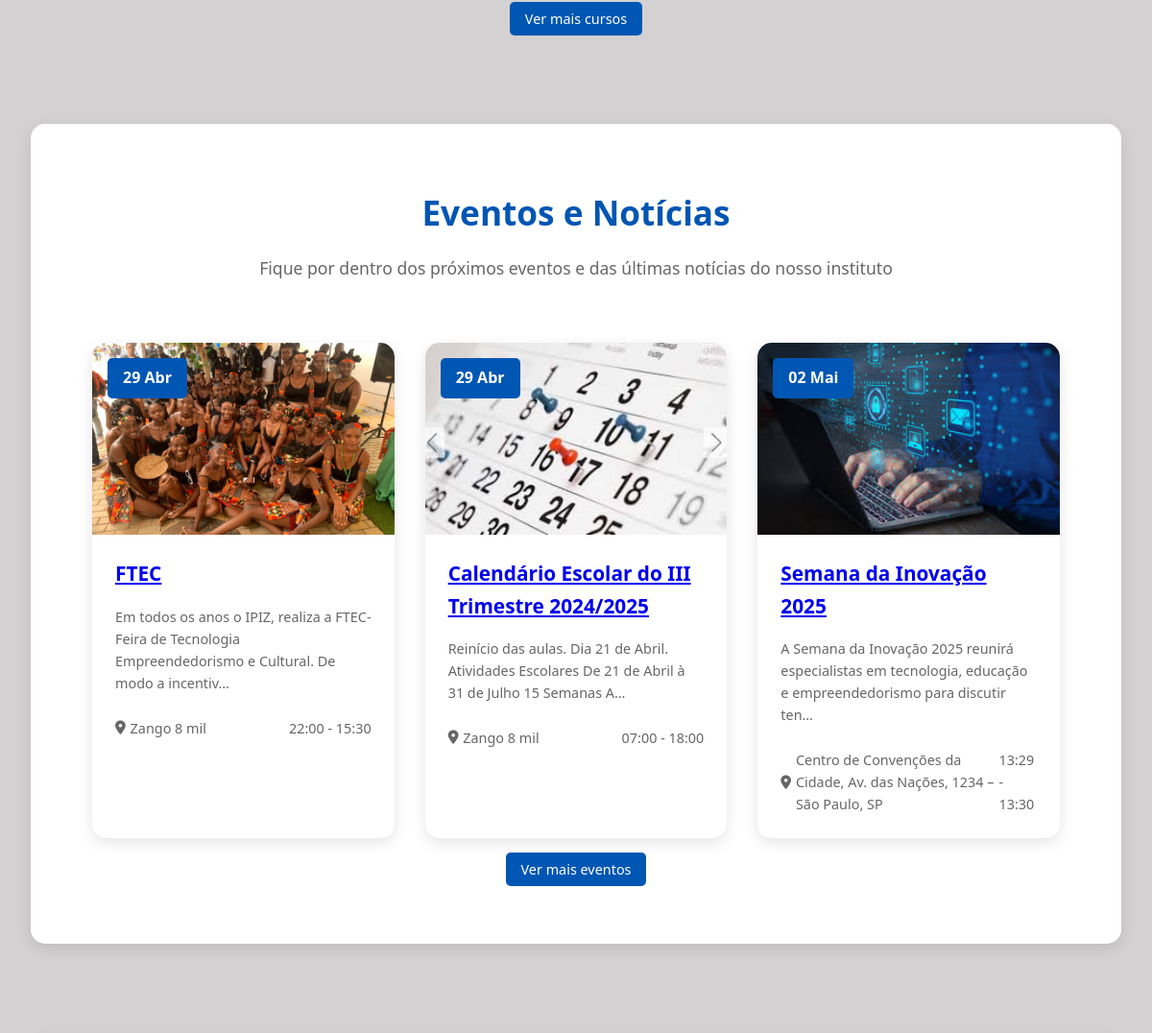
Before: /auth/eventos/ (middle part) with the older database file.
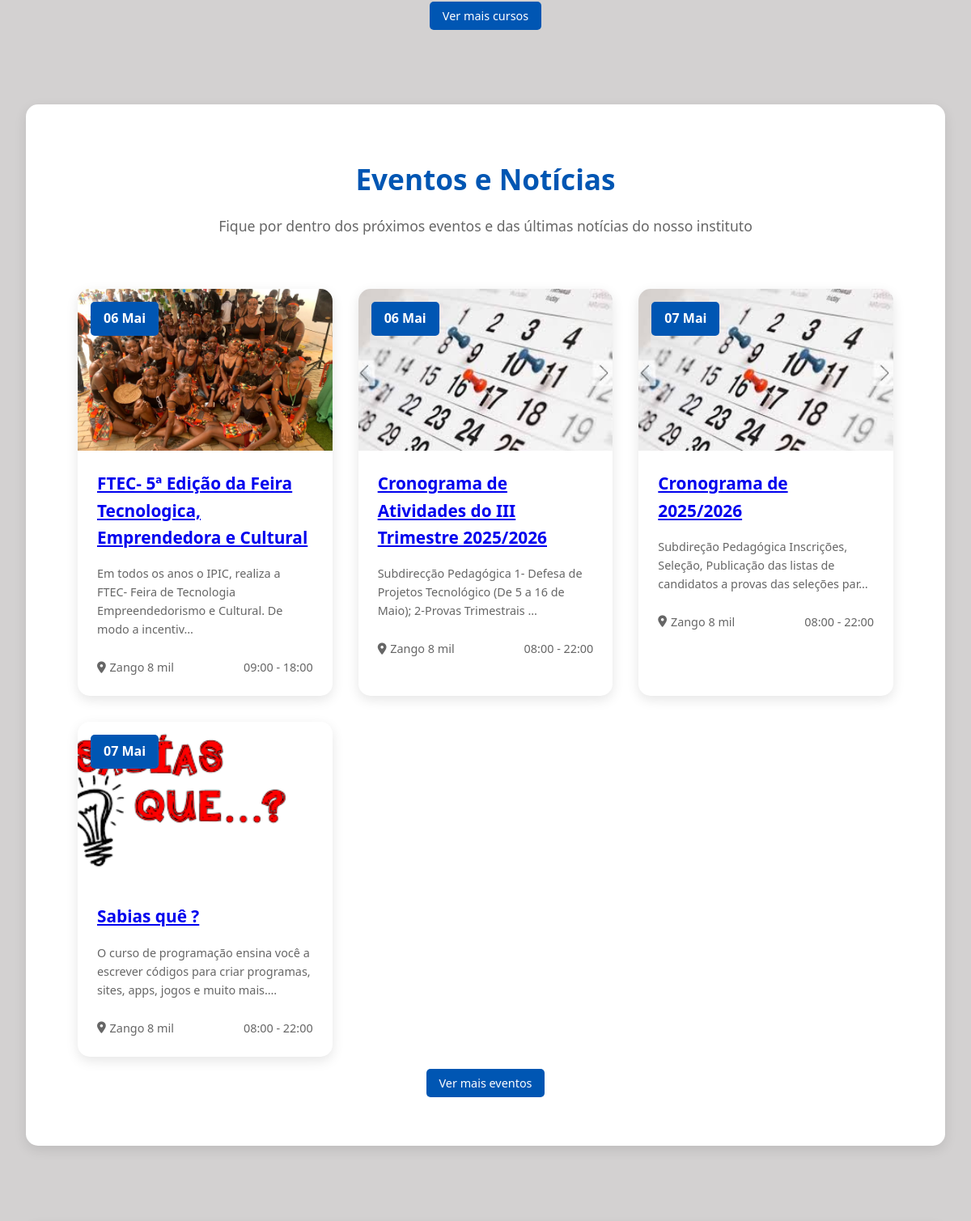
After: the same page with the newer database file.
### inscricoes/models.py (models this page shows, shortened)
class Evento(models.Model):
    nome = models.CharField(max_length=255, verbose_name="Nome do Evento")
    descricao = models.TextField(verbose_name="Descrição do Evento")
    data = models.DateField(verbose_name="Data do Evento")
    horario_inicio = models.TimeField(verbose_name="Hora de Início")
    horario_fim = models.TimeField(verbose_name="Hora de Fim")
    local = models.CharField(max_length=255, verbose_name="Local do Evento")
    imagem = models.ImageField(upload_to='eventos/', verbose_name="Imagem do Evento")
    class Meta:
        verbose_name = 'Evento'
        verbose_name_plural = 'Eventos'

### inscricoes/views.py (the view)
# urls.py: path('eventos/', views.eventos, name='eventos'),
def eventos(request):
    eventos = Evento.objects.all()
    return render(request, 'index.html', {'eventos': eventos})

### inscricoes/templates/index.html (shortened to what this page needs)
{% load static %}
<!DOCTYPE html>
<html lang="pt">
<head>
    <link rel="stylesheet" href="{% static 'css/index.css' %}">
    <link rel="stylesheet" href="https://cdnjs.cloudflare.com/ajax/libs/font-awesome/6.0.0-beta3/css/all.min.css">
</head>
<body>
            {% load static %}
    <div class="container">
        <section class="courses-section" id="courses">
            <div style="text-align: center; margin-top: 20px;">
                <a href="{% url 'todos_cursos' %}" class="course-button">Ver mais cursos</a>
            </div>
        </section>
        <section class="events-section" id="events">
            <div class="section-header">
                <h3>Eventos e Notícias</h3>
                <p>Fique por dentro dos próximos eventos e das últimas notícias do nosso instituto</p>
            </div>
            <div class="events-grid">
                {% for evento in eventos|slice:":6" %}
                    <div class="event-card" data-event="{{ evento.nome|slugify }}">
                        <div class="event-date">{{ evento.data|date:"d M" }}</div>
                        <div class="event-image">
                            <img src="{{ evento.imagem.url }}" alt="{{ evento.nome }}">
                        </div>
                        <div class="event-content">
                            <h4 class="event-title">
                                <a href="{% url 'detalhe_evento' evento.id %}">{{ evento.nome }}</a>
                            </h4>
                            <p>{{ evento.descricao|truncatechars:110 }}</p>
                            <div class="event-meta">
                                <div class="event-location">
                                    <i class="fas fa-map-marker-alt"></i>
                                    <span>{{ evento.local }}</span>
                                </div>
                                <span>{{ evento.horario_inicio|time:"H:i" }} - {{ evento.horario_fim|time:"H:i" }}</span>
                            </div>
                        </div>
                    </div>
                {% endfor %}
            </div>
            <div style="text-align: center; margin-top: 20px;">
                <a href="#" class="course-button">Ver mais eventos</a>
            </div>
        </section>
    </div>
</body>
</html>

### static/css/index.css (style rules this page uses)
:root { --primary-color: #0056b3; --secondary-color: #00a8e8; --dark-color: #ffffff; --light-color: #333333; --accent-color: #0077cc; --success-color: #28a745; --warning-color: #ffc107; --glass-color: rgba(255, 255, 255, 0.9); --card-shadow: 0 5px 15px rgba(0, 0, 0, 0.1); --transition: all 0.3s ease; }
* { margin: 0; padding: 0; box-sizing: border-box; font-family: 'Segoe UI', Tahoma, Geneva, Verdana, sans-serif; }
body { background-color: #d3d1d1; color: var(--light-color); line-height: 1.6; }
.container { max-width: 1200px; margin: 0 auto; padding: 2rem; }
.section-header { text-align: center; margin-bottom: 4rem; }
.section-header h3 { font-size: 2.2rem; margin-bottom: 1rem; color: var(--primary-color); }
.section-header p { color: #666; max-width: 700px; margin: 0 auto; font-size: 1.1rem; }
.courses-section { margin: 6rem 0; }
.course-button { background: var(--primary-color); color: white; padding: 0.5rem 1rem; border-radius: 5px; text-decoration: none; font-size: 0.9rem; transition: var(--transition); }
.events-section { margin: 6rem 0; background: white; padding: 4rem; border-radius: 15px; box-shadow: var(--card-shadow); }
.events-grid { display: grid; grid-template-columns: repeat(auto-fill, minmax(300px, 1fr)); gap: 2rem; }
.event-card { background: white; border-radius: 15px; overflow: hidden; box-shadow: var(--card-shadow); transition: var(--transition); position: relative; }
.event-date { position: absolute; top: 1rem; left: 1rem; background: var(--primary-color); color: white; padding: 0.5rem 1rem; border-radius: 5px; font-weight: bold; z-index: 2; }
.event-image { height: 200px; overflow: hidden; }
.event-image img { width: 100%; height: 100%; object-fit: cover; transition: transform 0.5s ease; }
.event-content { padding: 1.5rem; }
.event-content h4 { font-size: 1.3rem; margin-bottom: 1rem; color: var(--primary-color); cursor: pointer; transition: var(--transition); }
.event-content p { color: #666; margin-bottom: 1.5rem; line-height: 1.6; font-size: 0.9rem; }
.event-meta { display: flex; justify-content: space-between; align-items: center; font-size: 0.9rem; color: #666; }
.event-location { display: flex; align-items: center; gap: 0.3rem; }

Changed rows visible on the page:
changed Evento: data "29 Abr" → "06 Mai"; nome "FTEC" → "FTEC- 5ª Edição da Feira Tecnologica, Emprendedora e Cultural"; descricao "Em todos os anos o IPIZ, realiza a FTEC- Feira de Tecnologia Empreendedorismo e Cultural. De modo a incentiv…" → "Em todos os anos o IPIC, realiza a FTEC- Feira de Tecnologia Empreendedorismo e Cultural. De modo a incentiv…"; horario_inicio "22:00" → "09:00"; horario_fim "15:30" → "18:00"
changed Evento: data "29 Abr" → "06 Mai"; nome "Calendário Escolar do III Trimestre 2024/2025" → "Cronograma de Atividades do III Trimestre 2025/2026"; descricao "Reinício das aulas. Dia 21 de Abril. Atividades Escolares De 21 de Abril à 31 de Julho 15 Semanas A…" → "Subdirecção Pedagógica 1- Defesa de Projetos Tecnológico (De 5 a 16 de Maio); 2-Provas Trimestrais …"; horario_inicio "07:00" → "08:00"; horario_fim "18:00" → "22:00"
changed Evento: data "02 Mai" → "07 Mai"; imagem: a different picture; nome "Semana da Inovação 2025" → "Cronograma de 2025/2026"; descricao "A Semana da Inovação 2025 reunirá especialistas em tecnologia, educação e empreendedorismo para discutir ten…" → "Subdireção Pedagógica Inscrições, Seleção, Publicação das listas de candidatos a provas das seleções par…"; local "Centro de Convenções da Cidade, Av. das Nações, 1234 – São Paulo, SP" → "Zango 8 mil"; horario_inicio "13:29" → "08:00"; horario_fim "13:30" → "22:00"
added Evento: data "07 Mai", imagem (picture), nome "Sabias quê ?", descricao "O curso de programação ensina você a escrever códigos para criar programas, sites, apps, jogos e muito mais.…", local "Zango 8 mil", horario_inicio "08:00", horario_fim "22:00"
